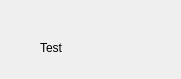
<?xml version="1.0" encoding="UTF-8"?>
<ui version="4.0">
 <class>Form</class>
 <widget class="QWidget" name="Form">
  <property name="geometry">
   <rect>
    <x>0</x>
    <y>0</y>
    <width>181</width>
    <height>79</height>
   </rect>
  </property>
  <property name="windowTitle">
   <string>Form</string>
  </property>
  <widget class="QLabel" name="label">
   <property name="geometry">
    <rect>
     <x>40</x>
     <y>40</y>
     <width>49</width>
     <height>16</height>
    </rect>
   </property>
   <property name="text">
    <string>Test</string>
   </property>
  </widget>
 </widget>
 <resources/>
 <connections/>
</ui>
